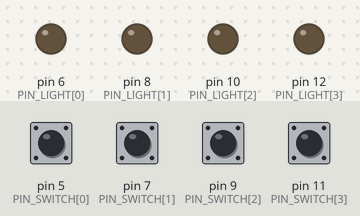
A sketch run on a simulated Arduino Uno, built with avr-gcc and run on an emulated ATmega328P. Parts: output pins drawn as LEDs (lit = HIGH). Inputs (shaded band) come from the test bench; at power-on: pin 5 (PIN_SWITCH[0]), pin 7 (PIN_SWITCH[1]), pin 9 (PIN_SWITCH[2]), pin 11 (PIN_SWITCH[3]) HIGH. Random numbers use the default seed unless the sketch sets one.

Above: at 5.6 s.
5.7 s: pin 7 (PIN_SWITCH[1]) pulled LOW for 0.2 s
At 7.4 s:
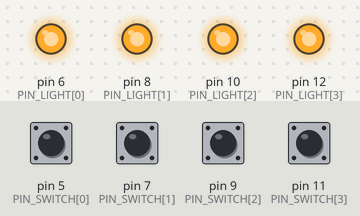
At 9.9 s:
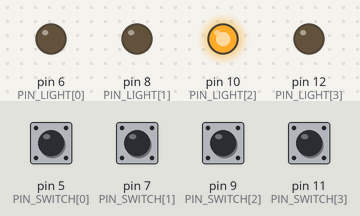
11.9 s: pin 5 (PIN_SWITCH[0]) pulled LOW for 0.2 s
At 16.1 s:
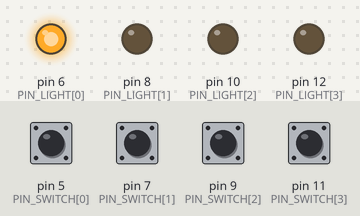
Timing chart, 0 to 18.9 s (numbered marks = the images above; inputs shaded):
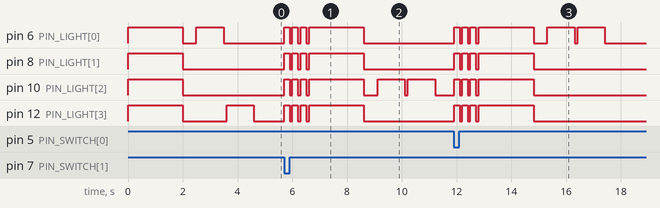

Measured:
- after the input at 5.7 s, pin 6 (PIN_LIGHT[0]), pin 8 (PIN_LIGHT[1]), pin 12 (PIN_LIGHT[3]): goes 3 × (HIGH 0.20 s, LOW 0.10 s), HIGH 2.0 s, then LOW, starting at once; pin 10 (PIN_LIGHT[2]): goes 3 × (HIGH 0.20 s, LOW 0.10 s), HIGH 2.0 s, LOW 0.50 s, HIGH 1.0 s, LOW 0.10 s, HIGH 1.0 s, then LOW, starting at once
- after the input at 11.9 s, pin 6 (PIN_LIGHT[0]): goes 3 × (HIGH 0.20 s, LOW 0.10 s), HIGH 2.0 s, LOW 0.50 s, HIGH 1.0 s, LOW 0.10 s, HIGH 1.0 s, then LOW, starting at once; pin 8 (PIN_LIGHT[1]), pin 10 (PIN_LIGHT[2]), pin 12 (PIN_LIGHT[3]): goes 3 × (HIGH 0.20 s, LOW 0.10 s), HIGH 2.0 s, then LOW, starting at once

The sketch:

sketch_oct18a_simon.ino
```cpp
const int PIN_LIGHT[] = {6, 8, 10, 12};
const int PIN_SWITCH[] = {5, 7, 9, 11};

int *sequence;
int length;
int position;

int gameState;
bool inputBreak;

void setup() {
  int i;
  for(i = 0; i < sizeof(PIN_LIGHT)/sizeof(int); i++) {
    pinMode(PIN_LIGHT[i], OUTPUT);
  }

  for (i = 0; i < sizeof(PIN_SWITCH)/sizeof(int); i++) {
    pinMode(PIN_SWITCH[i], INPUT_PULLUP);
  }

  // leave 0 unused.
  randomSeed(analogRead(0));

  length = 2;
  gameState = 0;
  inputBreak = true;
}

void loop() {
  // put your main code here, to run repeatedly:
  if (gameState == 0) {
    flashAll();
    generateSequence();
    displaySequence();
    position = 0;
    gameState = 1;
  }
  else if (gameState == 1) {
    // Playback
    checkState();
  }
}

void generateSequence() {
  sequence = (int *) malloc(sizeof(int)*length);

  for(int i = 0; i < length; i++) {
    sequence[i] = random(sizeof(PIN_LIGHT)/sizeof(int));
  }
}

void displaySequence() {
  for(int i = 0; i < length; i++) {
    digitalWrite(PIN_LIGHT[sequence[i]], HIGH);
    delay(1000);
    digitalWrite(PIN_LIGHT[sequence[i]], LOW);
    delay(100);
  }
}

void checkState() {
  /* Check if a read matches the current position. */
  int win = sequence[position];
  int found = -1;

  for(int i = 0; i < sizeof(PIN_SWITCH)/sizeof(int); i++) {
    if (digitalRead(PIN_SWITCH[i]) == LOW) {
      found = i;
    }
  }

  /*

  Okay.
  So, inputbreak = true;
  if found, inputbreak = false;

  */

  if (found > -1 && inputBreak) {
    inputBreak = false;

    if (found == win) {
      // Win condition
      if (position < length - 1) {
        position = position + 1;
      } else {
        length = length + 1;
        gameState = 0;
        showWin();
      }
    } else if (found != -1) {
      // Mistake
      length = 2;
      gameState = 0;
      showLose();
    }
  } else if (found == -1) {
    inputBreak = true;
  }

  delay(10);
}

void flashAll() {
  int i;

  for(i = 0; i < sizeof(PIN_LIGHT)/sizeof(int); i++) {
    digitalWrite(PIN_LIGHT[i], HIGH);
  }
  delay(2000);

  for(i = 0; i < sizeof(PIN_LIGHT)/sizeof(int); i++) {
    digitalWrite(PIN_LIGHT[i], LOW);
  }
  delay(500);
}

void showWin() {
  for(int j = 0; j < 3; j++) {
    for(int i = 0; i < sizeof(PIN_LIGHT)/sizeof(int); i++) {
      digitalWrite(PIN_LIGHT[i], HIGH);
      delay(75);
      digitalWrite(PIN_LIGHT[i], LOW);
      delay(25);
    }
  }
}

void showLose() {
  int i;

  for(int j = 0; j < 3; j++) {
    for(int i = 0; i < sizeof(PIN_LIGHT)/sizeof(int); i++) {
      digitalWrite(PIN_LIGHT[i], HIGH);
    }
    delay(200);

    for(int i = 0; i < sizeof(PIN_LIGHT)/sizeof(int); i++) {
      digitalWrite(PIN_LIGHT[i], LOW);
    }
    delay(100);
  }
}
```
